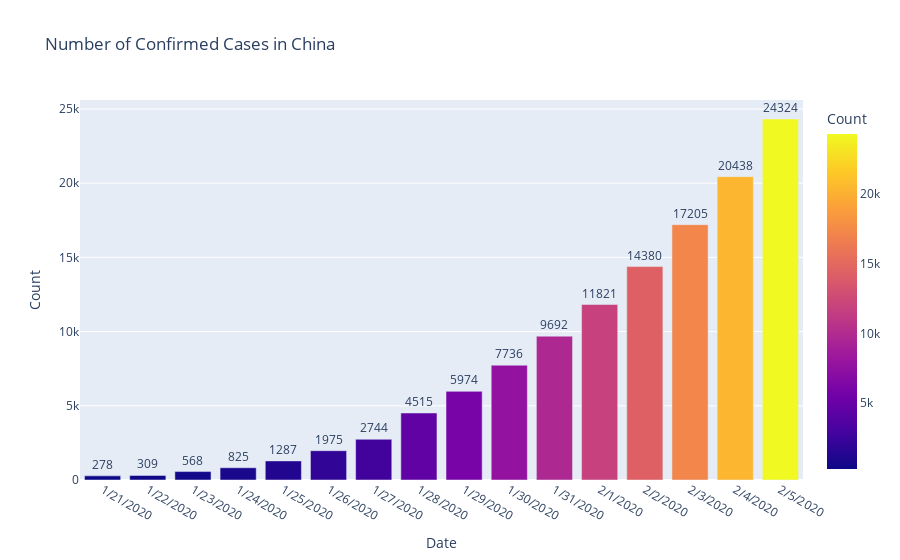

The cell this chart's notebook holds for it:
### Markdown cell above
Spread Over the time

### Code cell
fig = px.bar(corona_df[corona_df['Country']=='China'], 
             x="Date", y="Count", color='Count', 
             # height=600, width=1000,
             title='Number of Confirmed Cases in China')
fig.update_traces(text=corona_df['Count'], textposition='outside')
fig.update_layout(uniformtext_minsize=8, uniformtext_mode='hide')
fig.show()

### Figure 1 — Plotly figure (JSON) as saved in the notebook; plotly's stock layout.template omitted (floating-point values rounded to 4 significant figures; data arrays with more than 128 entries replaced by an {"elided": "..."} marker saying what was removed)
{"data": [{"alignmentgroup": "True", "hoverlabel": {"namelength": 0}, "hovertemplate": "Date=%{x}<br>Count=%{marker.color}", "legendgroup": "", "marker": {"color": [278, 309, 568, 825, 1287, 1975, 2744, 4515, 5974, 7736, 9692, 11821, 14380, 17205, 20438, 24324], "coloraxis": "coloraxis"}, "name": "", "offsetgroup": "", "orientation": "v", "showlegend": false, "text": {"elided": "448 int values"}, "textposition": "outside", "type": "bar", "x": ["1/21/2020", "1/22/2020", "1/23/2020", "1/24/2020", "1/25/2020", "1/26/2020", "1/27/2020", "1/28/2020", "1/29/2020", "1/30/2020", "1/31/2020", "2/1/2020", "2/2/2020", "2/3/2020", "2/4/2020", "2/5/2020"], "xaxis": "x", "y": [278, 309, 568, 825, 1287, 1975, 2744, 4515, 5974, 7736, 9692, 11821, 14380, 17205, 20438, 24324], "yaxis": "y"}], "layout": {"barmode": "relative", "coloraxis": {"colorbar": {"title": {"text": "Count"}}, "colorscale": [[0, "#0d0887"], [0.1111, "#46039f"], [0.2222, "#7201a8"], [0.3333, "#9c179e"], [0.4444, "#bd3786"], [0.5556, "#d8576b"], [0.6667, "#ed7953"], [0.7778, "#fb9f3a"], [0.8889, "#fdca26"], [1, "#f0f921"]]}, "legend": {"tracegroupgap": 0}, "title": {"text": "Number of Confirmed Cases in China"}, "uniformtext": {"minsize": 8, "mode": "hide"}, "xaxis": {"anchor": "y", "domain": [0, 1], "title": {"text": "Date"}}, "yaxis": {"anchor": "x", "domain": [0, 1], "title": {"text": "Count"}}}}
